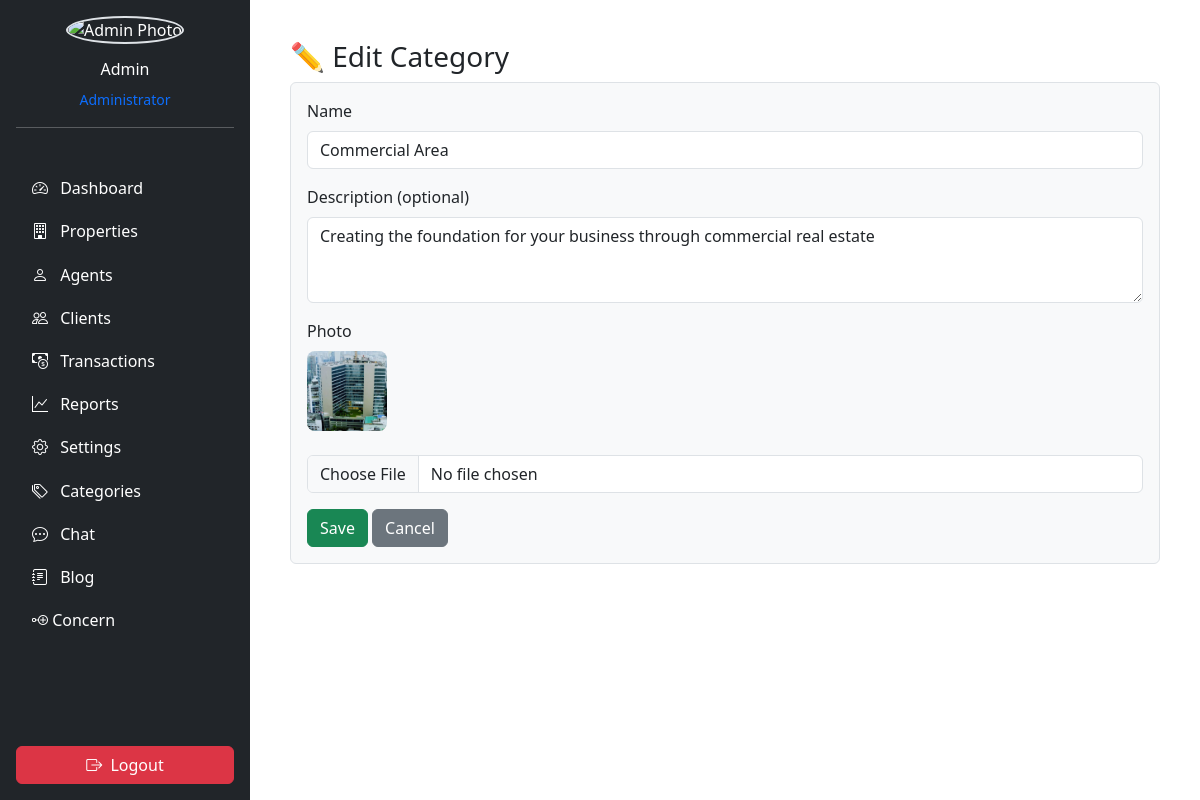
The app's page /admin/idx.php?page=property_category_form&id=3 (signed in) with its own data.
### tables this page shows
CREATE TABLE `property_categories` (
  `id` int(11) NOT NULL,
  `name` varchar(150) NOT NULL,
  `description` text DEFAULT NULL,
  `photo` varchar(255) DEFAULT NULL,
  `created_at` timestamp NOT NULL DEFAULT current_timestamp()
);

### admin/pages/property_category_form.php (the view, shortened to what this page needs)
<?php
require_once __DIR__ . "/../partials/db.php";
$id = $_GET['id'] ?? null;
$name = $description = $photo = "";
if ($id) {
  $stmt = $conn->prepare("SELECT * FROM property_categories WHERE id=? LIMIT 1");
  $stmt->execute([$id]);
  if ($row = $stmt->fetch(PDO::FETCH_ASSOC)) {
    $name = $row['name'];
    $description = $row['description'];
    $photo = $row['photo'];
  } else {
    $_SESSION['error'] = "Category not found.";
    header("Location: idx.php?page=property_categories");
    exit;
  }
}
?>
<div class="container p-4">
  <h3><?= $id ? "✏️ Edit Category" : "➕ Add Category" ?></h3>
  <form method="POST" enctype="multipart/form-data" class="p-3 border bg-light rounded">
    <div class="mb-3">
      <label class="form-label">Name</label>
      <input type="text" name="name" class="form-control" value="<?= htmlspecialchars($name) ?>" required>
    </div>
    <div class="mb-3">
      <label class="form-label">Description (optional)</label>
      <textarea name="description" class="form-control" rows="3"><?= htmlspecialchars($description) ?></textarea>
    </div>
    <div class="mb-3">
      <label class="form-label">Photo</label><br>
      <?php if (!empty($photo)): ?>
        <img src="uploads/<?= htmlspecialchars($photo) ?>" style="width:80px; height:80px; object-fit:cover; border-radius:8px;">
        <br><br>
      <?php endif; ?>
      <input type="file" name="photo" class="form-control">
    </div>
    <button class="btn btn-success">Save</button>
    <a href="idx.php?page=property_categories" class="btn btn-secondary">Cancel</a>
  </form>
</div>

### records on screen
property_categories: name "Commercial Area", description "Creating the foundation for your business through commercial real estate", photo (picture)

### other values on screen
$adminName "Admin"
